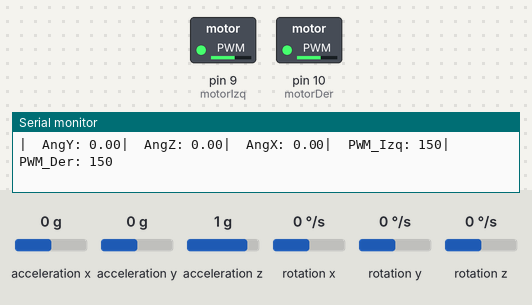
Bench run of a program on a simulated Arduino Uno, built with avr-gcc and run on an emulated ATmega328P. Shown: switched loads named in the program (green lamp = pin HIGH), the last lines printed to the serial monitor. Inputs (shaded band) come from the test bench; at power-on: acceleration y 0 g, acceleration x 0 g, acceleration z 1 g, rotation x 0 °/s, rotation y 0 °/s, rotation z 0 °/s.

Above: at 1.2 s.
1.3 s: acceleration y set to -1.4 g
At 1.9 s:
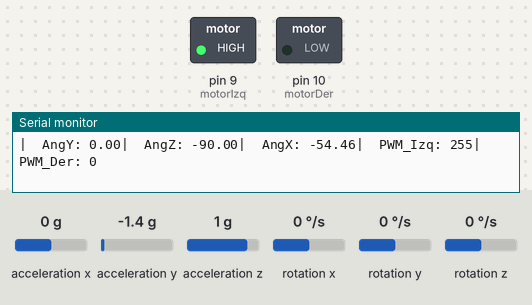
2.8 s: acceleration y set to 0.8 g
At 3.7 s:
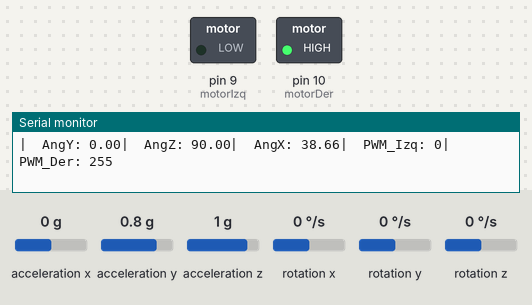
4.3 s: acceleration y set to 0 g
At 10.4 s:
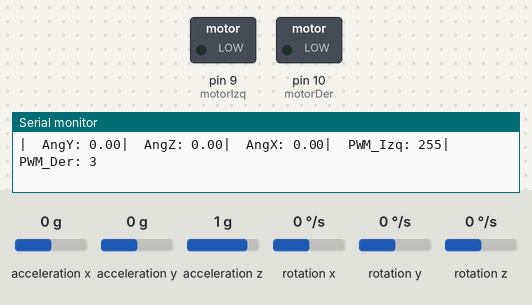
Timing chart, 0 to 11.9 s (numbered marks = the images above; inputs shaded):
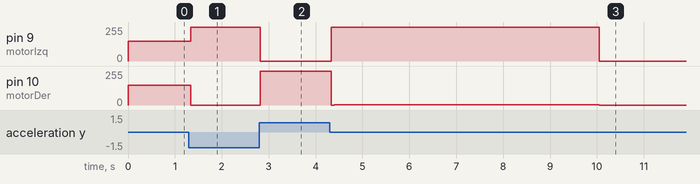

The program:

main.cpp
```cpp
#include <Arduino.h>
#include <MPU6050.h>
#include <Wire.h>

MPU6050 mpu;

const int motorIzq = 9;
const int motorDer = 10;
unsigned long startTime;

// PID
double setpoint = 0;    // Ángulo objetivo (equilibrio)
double input, output;
double error, lastError = 0, integral = 0;

// Ganancias PID (ajustar por prueba y error)
double Kp = 20;
double Ki = 0.5;
double Kd = 5;

void setup() {
  Serial.begin(9600);
  Wire.begin();
  mpu.initialize();

  pinMode(motorIzq, OUTPUT);
  pinMode(motorDer, OUTPUT);

  if (!mpu.testConnection()) {
    Serial.println("Error: MPU6050 no conectado!");
    while (1);
  }
  Serial.println("MPU6050 listo");
  startTime = millis();
}

void loop() {
  // Leer ángulo con MPU (ejemplo eje X como balanceo)
  int16_t ax, ay, az, gx, gy, gz;
  mpu.getMotion6(&ax, &ay, &az, &gx, &gy, &gz);

  // Calcular inclinación aproximada (solo eje X)
  input = atan2(ay, az) * 180 / PI;

  // Calcular PID
  error = setpoint - input;
  integral += error;
  double derivative = error - lastError;
  output = Kp * error + Ki * integral + Kd * derivative;
  lastError = error;

  // Mapear salida PID a rango PWM (0–255)
  int pwmIzq = constrain(150 + output, 0, 255);
  int pwmDer = constrain(150 - output, 0, 255);

  if (millis()-startTime < 10000){
    analogWrite(motorIzq, pwmIzq);
    analogWrite(motorDer, pwmDer);
  }else{
    analogWrite(motorIzq, 0);
    analogWrite(motorDer, 0);
  }

  // Debug
  Serial.print("|\tAngX: "); Serial.print(input);
  Serial.print("|\tPWM_Izq: "); Serial.print(pwmIzq);
  Serial.print("|\tPWM_Der: "); Serial.println(pwmDer);
  Serial.print("|\tAngY: "); Serial.print(atan2(ax, az) * 180 / PI);
  Serial.print("|\tAngZ: "); Serial.print(atan2(ay, ax) * 180 / PI);

  delay(10);
}
```

Measured:
- after the input at 1.3 s, pin 9 (motorIzq): 150/255 → 255/255 at once; pin 10 (motorDer): 150/255 → 0/255 at once
- after the input at 2.8 s, pin 9 (motorIzq): 255/255 → 0/255 at once; pin 10 (motorDer): 0/255 → 255/255 at once
- after the input at 4.3 s, pin 9 (motorIzq): 0/255 → 255/255 at once, → 0/255 5.7 s later; pin 10 (motorDer): 255/255 → 0/255 after 0.03 s instead of 5.7 s
